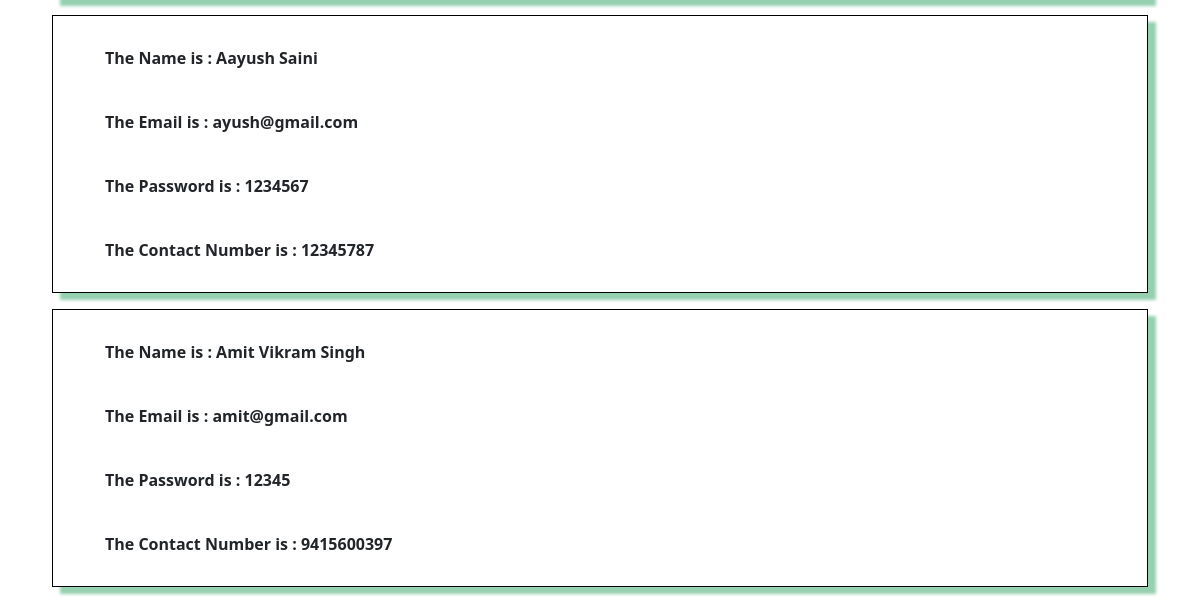
/show/ (lower part), run on an earlier commit of the app's database.
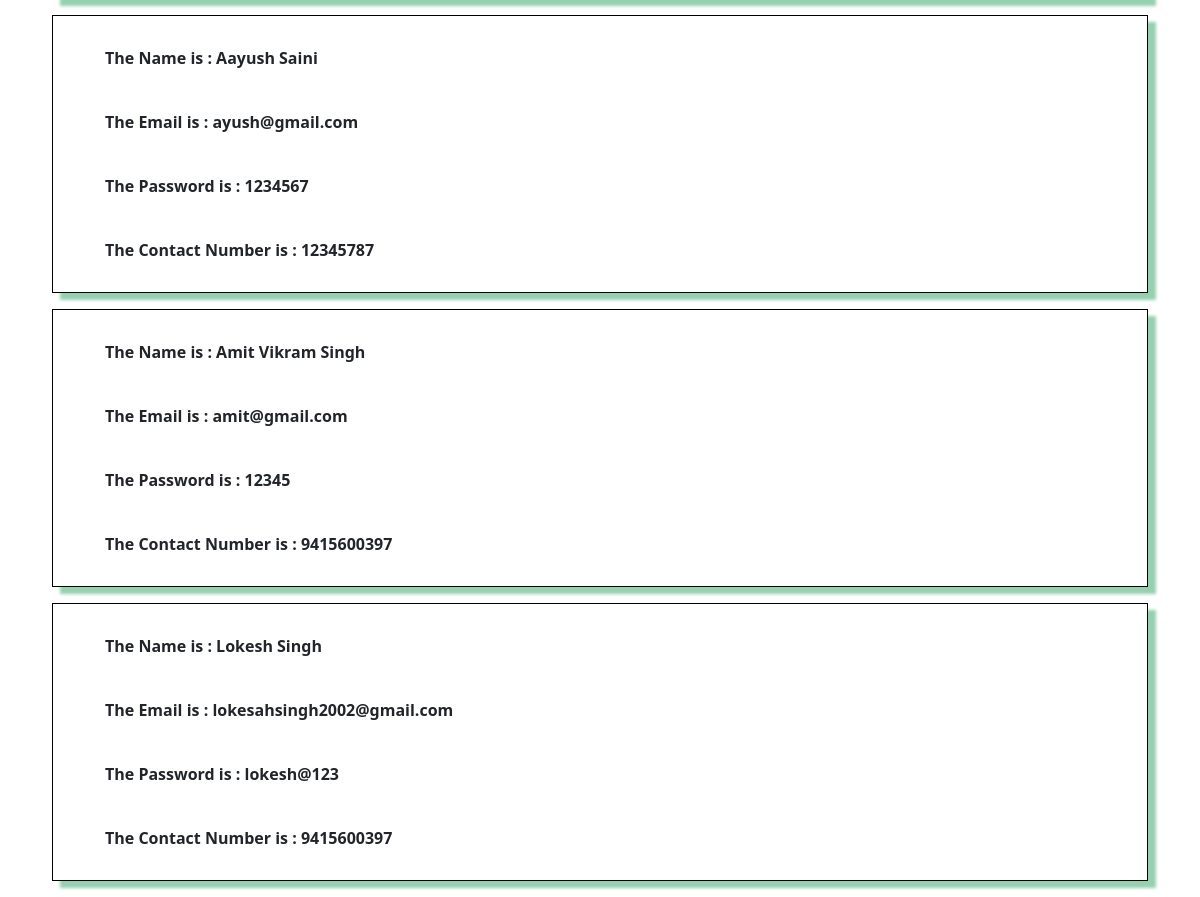
And on a later commit of the database.
### home/models.py (models this page shows, shortened)
class Student(models.Model):
    name = models.CharField(max_length=100)
    email = models.CharField(max_length=100)
    password = models.CharField(max_length=100)
    contact = models.TextField(max_length=100)

### home/views.py (the view)
# urls.py: path('show/',views.show,name="show"),
def show(request):
    data = Student.objects.all()
    return render(request, "show_data.html",{"datas" :data})

### template/show_data.html (shortened to what this page needs)
<!DOCTYPE html>
<html lang="en">
  <head>
    <link
      href="https://cdn.jsdelivr.net/npm/bootstrap@5.3.2/dist/css/bootstrap.min.css"
      rel="stylesheet"
    />
  </head>
  <body>
    {% include "navbar.html" %}
    <div class="container">
      {% for data in datas %}
      <ol>
        <li>The Name is : {{data.name}}</li>
        <li>The Email is : {{data.email}}</li>
        <li>The Password is : {{data.password}}</li>
        <li>The Contact Number is : {{data.contact}}</li>
      </ol>
      {% endfor %}
    </div>
  </body>
</html>

### template/navbar.html (shortened to what this page needs)
<!DOCTYPE html>
<html lang="en">
  <head>
    <link
      href="https://cdn.jsdelivr.net/npm/bootstrap@5.3.2/dist/css/bootstrap.min.css"
      rel="stylesheet"
    />
  </head>
  <body>
  </body>
</html>

### template/show_data.html (style rules this page uses)
* { margin: 0; padding: 0; }
ol { list-style: none; border: 1px solid black; padding: 10px; margin: 10px; box-shadow: 8px 7px 3px rgb(149, 208, 176); }
ol > li { font-weight: bold; }

### template/navbar.html (style rules this page uses)
li { list-style: none; padding: 20px; }

What changed in the data, as far as the page shows it:
added Student: name "Lokesh Singh", email "lokesahsingh2002@gmail.com", password "lokesh@123", contact "9415600397"
